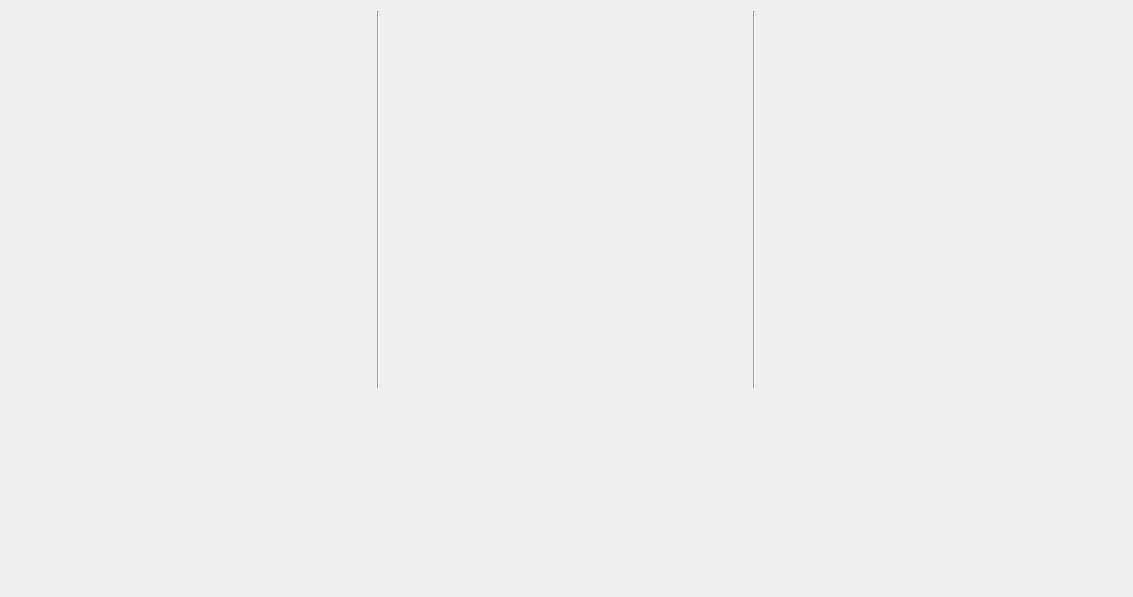
<?xml version="1.0" encoding="UTF-8"?>
<ui version="4.0">
 <class>FM4Widget</class>
 <widget class="QWidget" name="FM4Widget">
  <property name="geometry">
   <rect>
    <x>0</x>
    <y>0</y>
    <width>1133</width>
    <height>597</height>
   </rect>
  </property>
  <property name="windowTitle">
   <string>Form</string>
  </property>
  <layout class="QGridLayout" name="gridLayout">
   <item row="0" column="0">
    <widget class="FM4OperatorWidget" name="operatorWidget1" native="true"/>
   </item>
   <item row="0" column="1" rowspan="4">
    <widget class="Line" name="line">
     <property name="orientation">
      <enum>Qt::Vertical</enum>
     </property>
    </widget>
   </item>
   <item row="0" column="2" rowspan="4">
    <widget class="FMLFOWidget" name="lfoWidget" native="true"/>
   </item>
   <item row="0" column="3" rowspan="4">
    <widget class="Line" name="line_2">
     <property name="orientation">
      <enum>Qt::Vertical</enum>
     </property>
    </widget>
   </item>
   <item row="0" column="4" rowspan="4">
    <widget class="AlgorithmWidget" name="algorithmWidget" native="true"/>
   </item>
   <item row="1" column="0">
    <widget class="FM4OperatorWidget" name="operatorWidget2" native="true"/>
   </item>
   <item row="2" column="0">
    <widget class="FM4OperatorWidget" name="operatorWidget3" native="true"/>
   </item>
   <item row="3" column="0">
    <widget class="FM4OperatorWidget" name="operatorWidget4" native="true"/>
   </item>
   <item row="4" column="0" colspan="5">
    <widget class="PianoWidget" name="pianoWidget" native="true">
     <property name="minimumSize">
      <size>
       <width>0</width>
       <height>192</height>
      </size>
     </property>
    </widget>
   </item>
  </layout>
 </widget>
 <customwidgets>
  <customwidget>
   <class>FM4OperatorWidget</class>
   <extends>QWidget</extends>
   <header>fmwidget/fm4operatorwidget.h</header>
   <container>1</container>
  </customwidget>
  <customwidget>
   <class>AlgorithmWidget</class>
   <extends>QWidget</extends>
   <header>fmwidget/algorithmwidget.h</header>
   <container>1</container>
  </customwidget>
  <customwidget>
   <class>PianoWidget</class>
   <extends>QWidget</extends>
   <header>fmwidget/pianowidget.h</header>
   <container>1</container>
  </customwidget>
  <customwidget>
   <class>FMLFOWidget</class>
   <extends>QWidget</extends>
   <header>fmwidget/fmlfowidget.h</header>
   <container>1</container>
  </customwidget>
 </customwidgets>
 <resources/>
 <connections/>
</ui>
